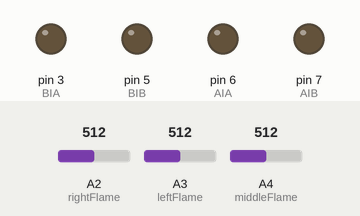
Bench run of a sketch on a simulated Arduino Uno, built with avr-gcc and run on an emulated ATmega328P. Parts: output pins drawn as LEDs (lit = HIGH). The test bench sets the inputs (shaded band); at power-on: A2 (rightFlame) = 512, A4 (middleFlame) = 512, A3 (leftFlame) = 512.

Above: at 1.2 s.
1.3 s: A2 (rightFlame) set to 486
At 1.9 s:
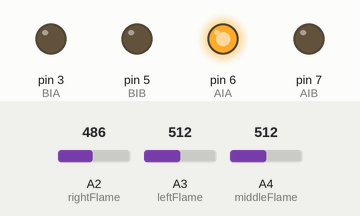
2.8 s: A4 (middleFlame) set to 483
At 4.0 s:
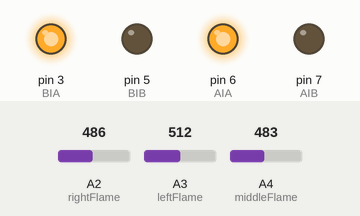
4.3 s: A4 (middleFlame) set to 510
At 5.4 s:
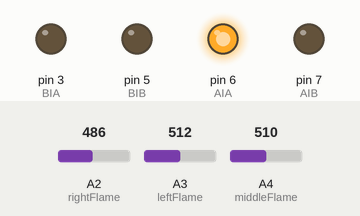
5.8 s: A4 (middleFlame) set to 490
At 6.5 s:
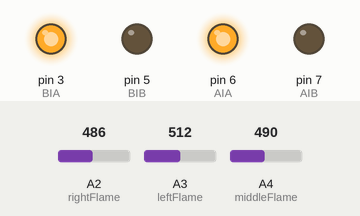
Timing chart, 0 to 8.3 s (numbered marks = the images above; inputs shaded):
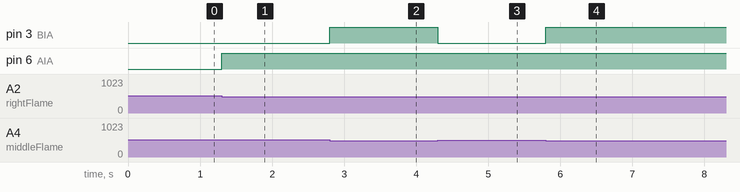

The sketch:

flameThreeSensors.ino
```cpp
//Will turn on left motor if left flame sensor detect a flame
//Will turn on right motor if the right flame sensor detects a flame
//Both motors will go if both sensors detect a flame
//LEFT AND RIGHT HAVE BEEN CHANGED SO THAT THEY ARE ACTUALLY LEFT AND RIGHT****************************************************

//ANAOLG VALUES ARE FROM 0 TO 1023
//flameRight is digital
//flameMiddle is analog

const int AIA = 6; //on the right
const int AIB = 7;
const int BIA = 3; //on the left
const int BIB = 5;
byte speed = 255;

int rightFlame = A2; // FLAME SENSORS
int leftFlame = A3;
int middleFlame = A4; // This will most likely change

int readRightFlame;
int readLeftFlame;
int readMiddleFlame;

void setup() {
  // put your setup code here, to run once:
  pinMode(AIA, OUTPUT);
  pinMode(AIB, OUTPUT);
  pinMode(BIA, OUTPUT);
  pinMode(BIB, OUTPUT);

  pinMode(rightFlame, INPUT);
  digitalWrite(rightFlame, INPUT_PULLUP);  // set pullup on analog pin 0

  pinMode(leftFlame, INPUT);
  digitalWrite(leftFlame, INPUT_PULLUP);  // set pullup on analog pin 0

  pinMode(middleFlame, INPUT);
  digitalWrite(middleFlame, INPUT_PULLUP);  // set pullup on analog pin 0
}

void loop() {
  // put your main code here, to run repeatedly:

  readRightFlame = analogRead(rightFlame);
  readLeftFlame = analogRead(leftFlame);
  readMiddleFlame = analogRead(middleFlame);

  if(readMiddleFlame < 500){
    //go forward
    forward();
  }else if(readRightFlame < 500){
    //right motor
    rightMotor();
  }else if(readLeftFlame < 500){
    //left motor
    leftMotor();
  }else{
    stopping();
  }

}

void stopping()
{
 analogWrite(AIA, 0);
 analogWrite(AIB, 0);
 analogWrite(BIA, 0);
 analogWrite(BIB, 0);
}

void backward()
{
 analogWrite(AIA, 0);
 analogWrite(AIB, speed);
 analogWrite(BIA, 0);
 analogWrite(BIB, speed);
}

void forward()
{
 analogWrite(AIA, speed);
 analogWrite(AIB, 0);
 analogWrite(BIA, speed);
 analogWrite(BIB,0);
}

void left()
{
 analogWrite(AIA, speed);
 analogWrite(AIB, 0);
 analogWrite(BIA, 0);
 analogWrite(BIB, speed);

}

void right()
{
 analogWrite(AIA, 0);
 analogWrite(AIB, speed);
 analogWrite(BIA, speed);
 analogWrite(BIB, 0);
}

void leftMotor(){
 analogWrite(AIA, 0);
 analogWrite(AIB, 0);
 analogWrite(BIA, speed);
 analogWrite(BIB,0);
}

void rightMotor(){
  analogWrite(AIA, speed);
  analogWrite(AIB, 0);
  analogWrite(BIA, 0);
  analogWrite(BIB,0);
}
```

Measured:
- the behaviour switches between 500 and 499 on A2 (rightFlame) (found by bisection; images 0 and 1)
- the behaviour switches between 500 and 499 on A4 (middleFlame) (found by bisection; images 1 and 2)
- after the input at 1.3 s, pin 6 (AIA): LOW → HIGH at once
- after the input at 2.8 s, pin 3 (BIA): LOW → HIGH at once
- after the input at 4.3 s, pin 3 (BIA): HIGH → LOW at once
- after the input at 5.8 s, pin 3 (BIA): LOW → HIGH at once
